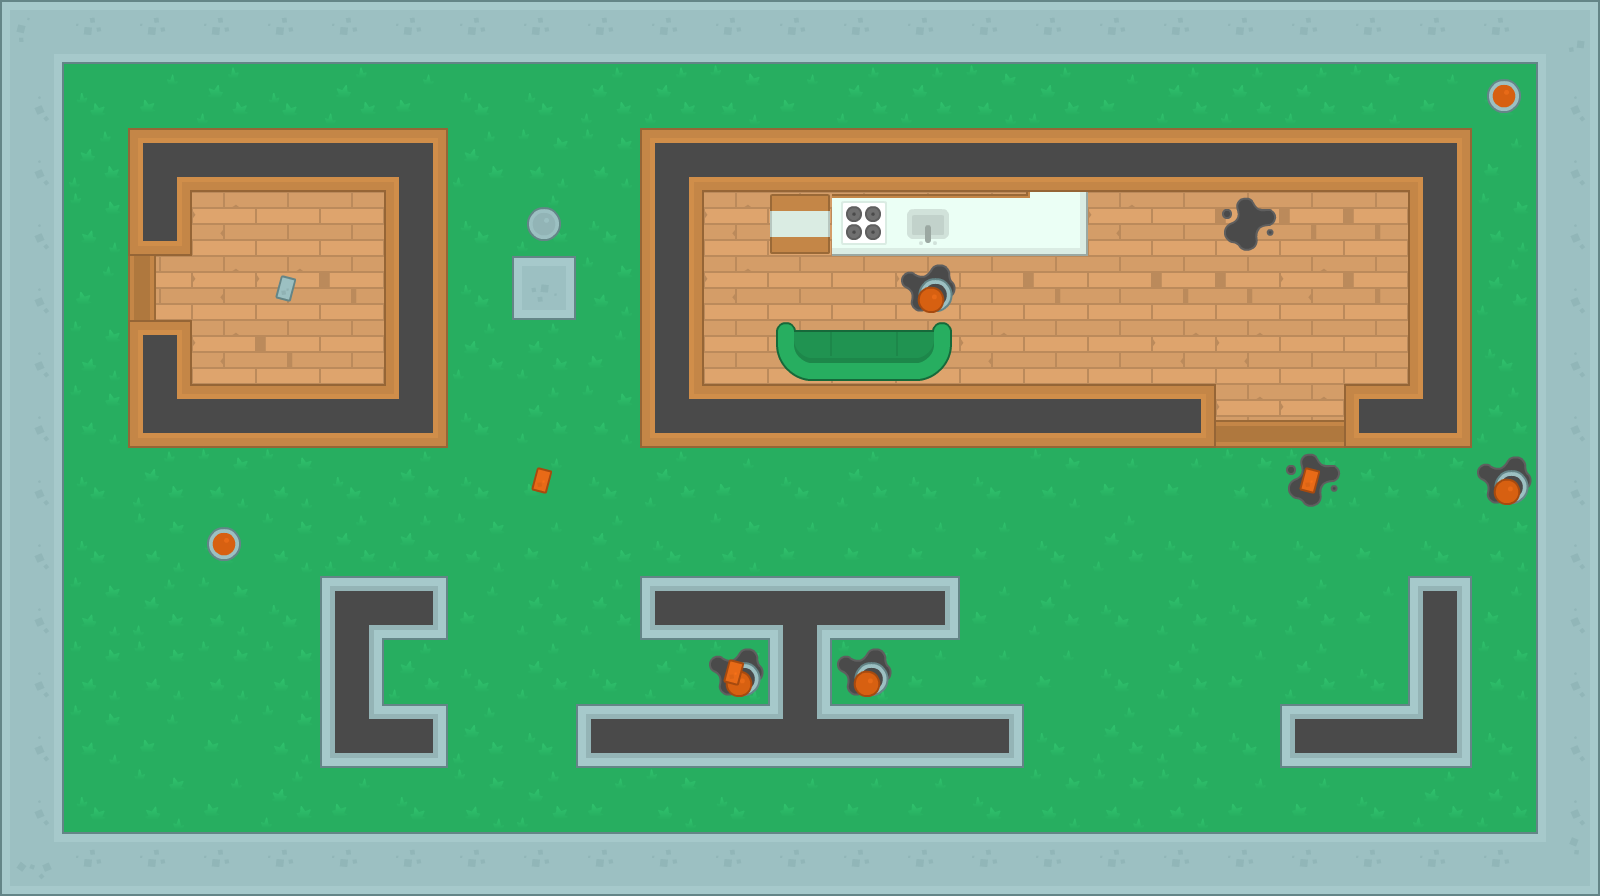

Below is a game level as drawn by its tile map, then a one-line description and the .tmx that defines it (tile-layer data replaced by summaries):
An orthogonal 25x14 tile map with 64x64 px tiles, 11 tile layers (Grass, Floors, Doors, Decorations, ...).

<map version="1.0" tiledversion="1.1.5" orientation="orthogonal" renderorder="right-down" width="25" height="14" tilewidth="64" tileheight="64" infinite="0" nextobjectid="1">
 <tileset firstgid="1" name="tilesheet_complete" tilewidth="64" tileheight="64" tilecount="540" columns="27">
  <image source="tilesets/tilesheet_complete.png" width="1728" height="1280" />
 </tileset>
 <layer name="Grass" width="25" height="14">
  <data>[350 cells, 350 non-empty, 4 distinct tile ids]</data>
 </layer>
 <layer name="Floors" width="25" height="14">
  <data>[350 cells, 45 non-empty, 3 distinct tile ids]</data>
 </layer>
 <layer name="Doors" width="25" height="14">
  <data>[350 cells, 3 non-empty, 2 distinct tile ids]</data>
 </layer>
 <layer name="Decorations" width="25" height="14">
  <data>[350 cells, 8 non-empty, 8 distinct tile ids]</data>
 </layer>
 <layer name="Player" width="25" height="14">
  <data>[350 cells, 1 non-empty, 1 distinct tile ids]</data>
 </layer>
 <layer name="EnemiesStationary" width="25" height="14">
  <data>[350 cells, 2 non-empty, 1 distinct tile ids]</data>
 </layer>
 <layer name="EnemiesVertical" width="25" height="14">
  <data>[350 cells, 2 non-empty, 1 distinct tile ids]</data>
 </layer>
 <layer name="EnemiesHorizontal" width="25" height="14">
  <data>[350 cells, 4 non-empty, 1 distinct tile ids]</data>
 </layer>
 <layer name="Pistols" width="25" height="14">
  <data>[350 cells, 1 non-empty, 1 distinct tile ids]</data>
 </layer>
 <layer name="MachineGuns" width="25" height="14">
  <data>[350 cells, 3 non-empty, 1 distinct tile ids]</data>
 </layer>
 <layer name="Walls" width="25" height="14">
  <data>[350 cells, 143 non-empty, 27 distinct tile ids]</data>
 </layer>
</map>
